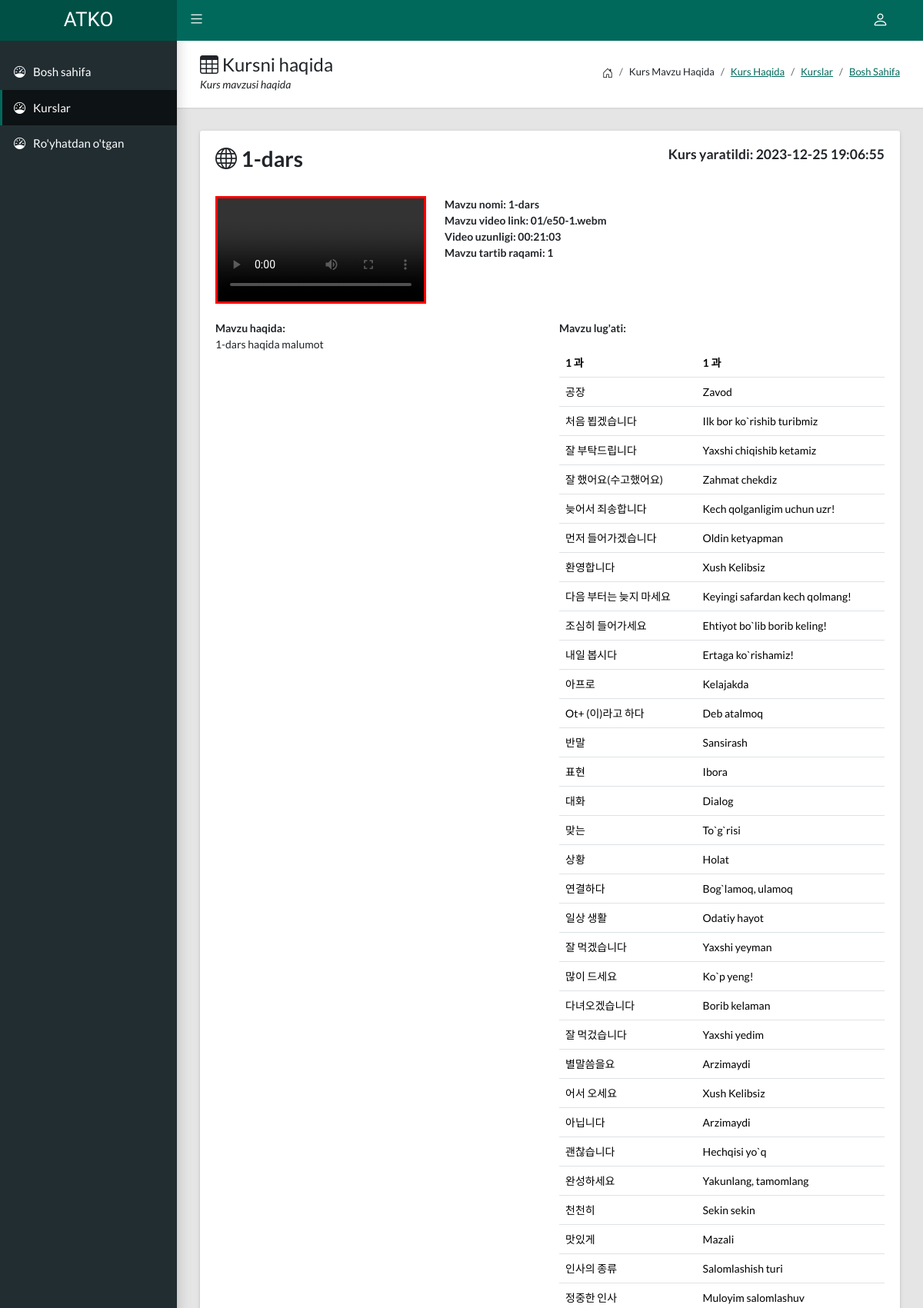
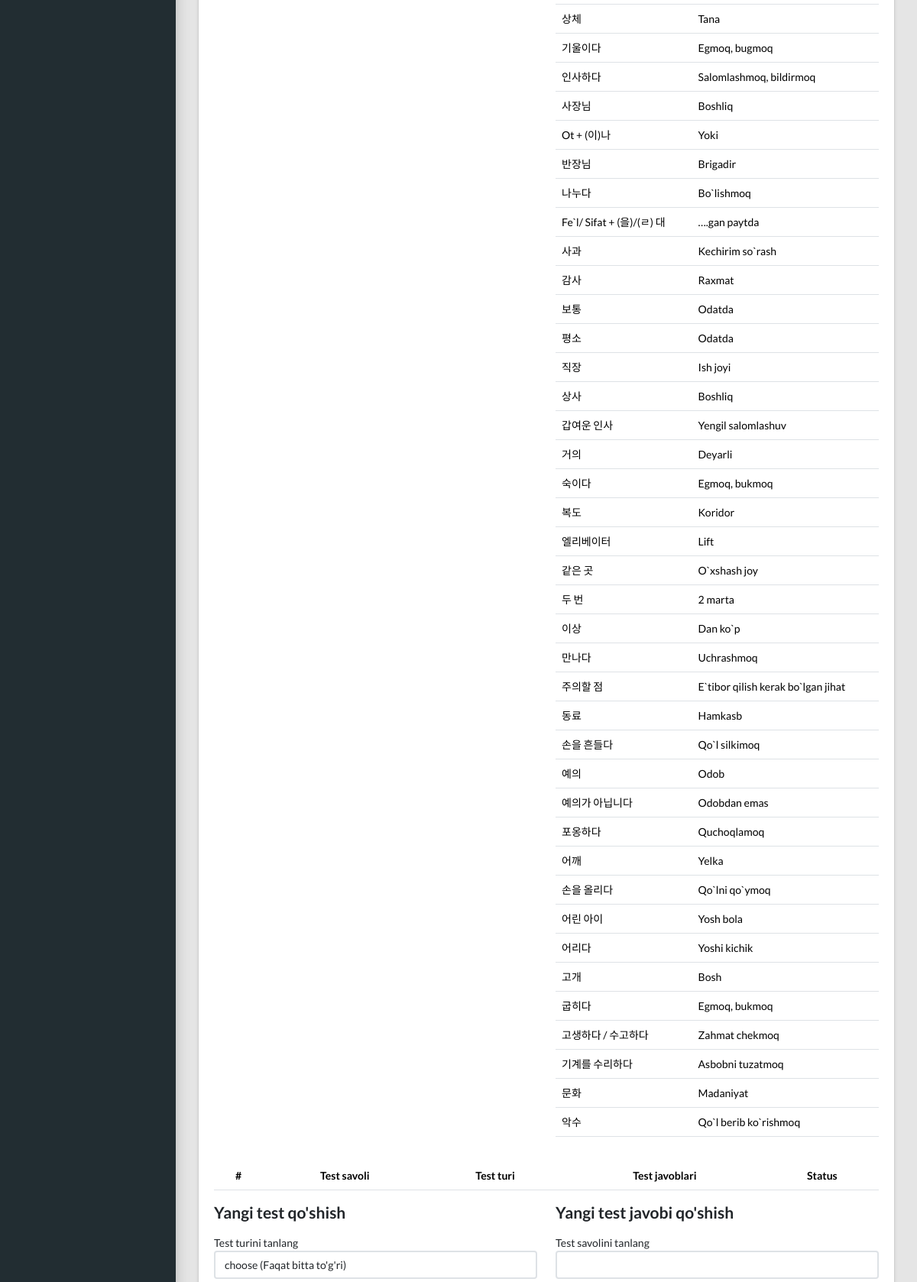
The app's page /admin/cours_mavzu_eye.php?CoursID=1703531155&MavzuID=1703531215 (signed in, upper part) with its own data (2 pictures, top to bottom).
### tables this page shows
CREATE TABLE `coues_mavzu` (
  `id` int(11) NOT NULL,
  `CoursID` varchar(25) NOT NULL,
  `MavzuID` varchar(25) NOT NULL,
  `MavzuName` varchar(70) NOT NULL,
  `MavzuAbout` longtext NOT NULL,
  `MavzuLugat` longtext NOT NULL,
  `Video` varchar(150) NOT NULL,
  `VideoLine` varchar(9) NOT NULL,
  `MavzuNumber` int(3) NOT NULL,
  `Name1` varchar(100) NOT NULL,
  `Name2` varchar(100) NOT NULL,
  `Data` timestamp NOT NULL DEFAULT current_timestamp()
);

### admin/cours_mavzu_eye.php (the view, shortened to what this page needs)
<!DOCTYPE html>
<?php
  include("../config/confige.php");
  $sql = "SELECT * FROM `coues_mavzu` WHERE `MavzuID`='".$_GET['MavzuID']."'";
  $res = $conn->query($sql);
  $row = $res->fetch();
?>
<html lang="en">
  <head>
    <link rel="stylesheet" type="text/css" href="css/main.css">
    <link rel="stylesheet" type="text/css" href="https://cdn.jsdelivr.net/npm/bootstrap-icons@1.10.5/font/bootstrap-icons.css">
  </head>
  <body class="app sidebar-mini">
    <header class="app-header"><a class="app-header__logo" href="index.php">ATKO</a>
        <a class="app-sidebar__toggle" href="#" data-toggle="sidebar" aria-label="Hide Sidebar"></a>
        <ul class="app-nav">
          <li class="dropdown"><a class="app-nav__item" href="#" data-bs-toggle="dropdown" aria-label="Open Profile Menu"><i class="bi bi-person fs-4"></i></a>
          </li>
        </ul>
    </header>
    <aside class="app-sidebar">
        <ul class="app-menu">
          <li>
            <a class="app-menu__item" href="index.php">
              <i class="app-menu__icon bi bi-speedometer"></i><span class="app-menu__label">Bosh sahifa</span>
            </a>
          </li>
          <li>
            <a class="app-menu__item active" href="cours.php">
              <i class="app-menu__icon bi bi-speedometer"></i><span class="app-menu__label">Kurslar</span>
            </a>
          </li>
          <li>
            <a class="app-menu__item" href="users.php">
              <i class="app-menu__icon bi bi-speedometer"></i><span class="app-menu__label">Ro'yhatdan o'tgan</span>
            </a>
          </li>
        </ul>
    </aside>
    <main class="app-content">
        <div class="app-title">
            <div>
                <h1><i class="bi bi-table"></i> Kursni haqida</h1>
                <p>Kurs mavzusi haqida</p>
            </div>
                <ul class="app-breadcrumb breadcrumb side">
                <li class="breadcrumb-item"><i class="bi bi-house-door fs-6"></i></li>
                <li class="breadcrumb-item">Kurs mavzu haqida</li>
                <li class="breadcrumb-item "><a href="cours_eye.php?CoursID=<?php echo $_GET['CoursID']; ?>">Kurs haqida</a></li>
                <li class="breadcrumb-item "><a href="cours.php">Kurslar</a></li>
                <li class="breadcrumb-item active"><a href="index.php">Bosh sahifa</a></li>
            </ul>
        </div>
        <div class="row">
            <div class="col-md-12">
                <div class="tile">
                    <section class="invoice">
                        <div class="row mb-4">
                            <div class="col-6">
                                <h2 class="page-header"><i class="bi bi-globe"></i> <?php echo $row['MavzuName']; ?></h2>
                            </div>
                            <div class="col-6">
                                <h5 class="text-end">Kurs yaratildi: <?php echo $row['Data']; ?></h5>
                            </div>
                        </div>
                        <div class="row invoice-info">
                            <div class="col-lg-4 text-center">
                                <video id='myvideo' controls style="width:100%;border:3px solid red;" controlsList="nodownload">
                                    <source src="https://atko.tech/my_crm/video/<?php echo $row['Video']; ?>" type="video/mp4">
                                </video>
                            </div>
                            <div class="col-lg-8">
                                <address>
                                    <strong>Mavzu nomi: </strong> <b><?php echo $row['MavzuName']; ?></b><br>
                                    <strong>Mavzu video link: </strong> <b><?php echo $row['Video']; ?></b><br>
                                    <strong>Video uzunligi: </strong> <b><?php echo $row['VideoLine']; ?></b><br>
                                    <strong>Mavzu tartib raqami: </strong> <b><?php echo $row['MavzuNumber']; ?> </b><br>
                                </address>
                            </div>
                        </div>
                        <div class="row">
                            <div class="col-6 my-3">
                                <strong>Mavzu haqida: </strong><br>
                                <p><?php echo $row['MavzuAbout'] ?></p>
                            </div>
                            <div class="col-6 my-3">
                                <strong>Mavzu lug'ati: </strong><br>
                                <p><?php echo $row['MavzuLugat'] ?></p>
                            </div>
                            <div class="col-12 table-responsive">
                                <table class="table table-striped text-center">
                                    <thead>
                                        <tr>
                                            <th>#</th>
                                            <th>Test savoli</th>
                                            <th>Test turi</th>
                                            <th>Test javoblari</th>
                                            <th>Status</th>
                                        </tr>
                                    </thead>
                                </table>
                            </div>
                        </div>
                            <div class="row">
                                <div class="col-lg-6">
                                    <form action="./connect/cours/test_savol_plus.php?CoursID=<?php echo $_GET['CoursID'] ?>&MavzuID=<?php echo $_GET['MavzuID']; ?>" method="post">
                                        <h4>Yangi test qo'shish</h4>
                                        <label class="mt-2">Test turini tanlang</label>
                                        <select type="text" name="Type" class="form-control" required>
                                            <option value="choose">choose (Faqat bitta to'g'ri)</option>
                                        </select>
                                    </form>
                                </div>
                                <div class="col-lg-6">
                                    <form action="./connect/cours/cours_test_javob_plus.php?CoursID=<?php echo $_GET['CoursID'] ?>&MavzuID=<?php echo $_GET['MavzuID']; ?>" method="post">
                                        <h4>Yangi test javobi qo'shish</h4>
                                        <label class="mt-2">Test savolini tanlang</label>
                                        <select type="text" name="TestID" class="form-control" required>
                                        </select>
                                    </form>
                                </div>
                            </div>
                    </section>
                </div>
            </div>
        </div>
    </main>
    <link rel="stylesheet" href="https://cdn.datatables.net/v/bs5/dt-1.13.4/datatables.min.css">
  </body>
</html>

### records on screen
coues_mavzu: MavzuName "1-dars", Data "2023-12-25 19:06:55", Video "01/e50-1.webm", VideoLine "00:21:03", MavzuNumber "1", MavzuAbout "1-dars haqida malumot", MavzuLugat "1 과 1 과 공장 Zavod 처음 뵙겠습니다 Ilk bor ko`rishib turibmiz 잘 부탁드립니다 Yaxshi chiqishib ketamiz 잘 했어요(수고했어요) Zahmat chekdiz 늦어서 죄송합니다 Kech qolganligim uchun uzr! 먼저 들어가겠습니다 Oldin ketyapman 환영합니다 Xush Kelibsiz 다음 부터는 늦지 마세요 Keyingi safardan kech qolmang! 조심히 들어가세요 Ehtiyot bo`lib borib keling! 내일 봅시다 Ertaga ko`rishamiz! 아프로 Kelajakda Ot+ (이)라고 하다 Deb atalmoq 반말 Sansirash 표현 Ibora 대화 Dialog 맞는 To`g`risi 상황 Holat 연결하다 Bog`lamoq, ulamoq 일상 생활 Odatiy hayot 잘 먹겠습니다 Yaxshi yeyman 많이 드세요 Ko`p yeng! 다녀오겠습니다 Borib kelaman 잘 먹겄습니다 Yaxshi yedim 별말씀을요 Arzimaydi 어서 오세요 Xush Kelibsiz 아닙니다 Arzimaydi 괜찮습니다 Hechqisi yo`q 완성하세요 Yakunlang, tamomlang 천천히 Sekin sekin 맛있게 Mazali 인사의 종류 Salomlashish turi 정중한 인사 Muloyim…"
